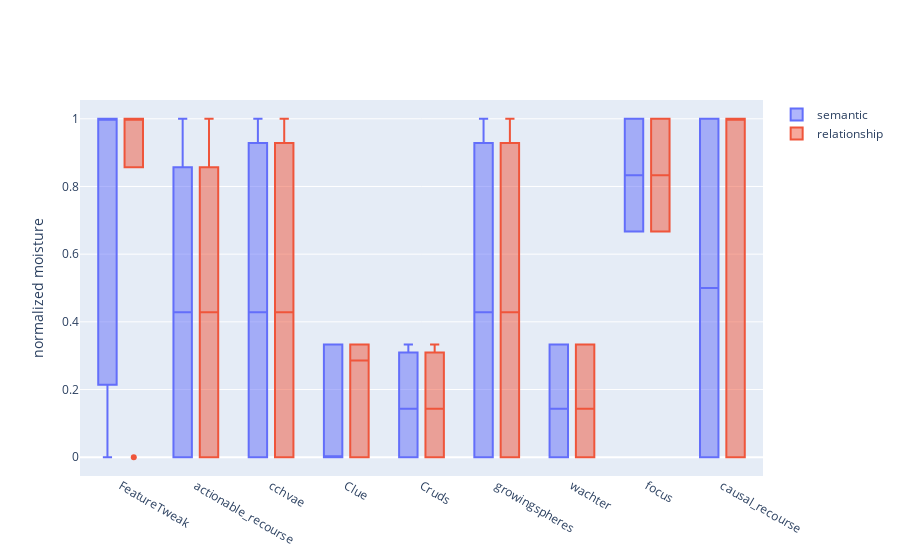

Notebook source saved alongside this figure:
### Code cell
import plotly.graph_objects as go
import numpy as np
np.random.seed(1)

fig = go.Figure()
fig.add_trace(go.Box(x=df["CF"], y=df["semantic"], name='semantic') )
fig.add_trace(go.Box(x=df["CF"], y=df["correct_relationships"],name='relationship'))

fig.update_layout(
    yaxis_title='metric',
    boxmode='group' # group together boxes of the different traces for each value of x
)

fig.show()

### Figure 1 — Plotly figure (JSON) as saved in the notebook; plotly's stock layout.template omitted (floating-point values rounded to 4 significant figures; data arrays with more than 128 entries replaced by an {"elided": "..."} marker saying what was removed)
{"data": [{"name": "semantic", "type": "box", "x": {"elided": "251 str values"}, "y": {"elided": "251 float values"}}, {"name": "relationship", "type": "box", "x": {"elided": "251 str values"}, "y": {"elided": "251 float values"}}], "layout": {"boxmode": "group", "yaxis": {"title": {"text": "normalized moisture"}}}}
